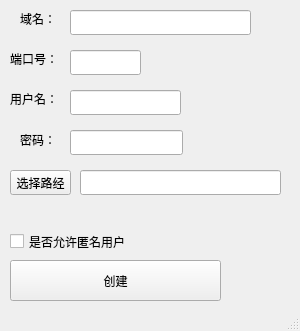
<?xml version="1.0" encoding="UTF-8"?>
<ui version="4.0">
 <class>MainWindow</class>
 <widget class="QMainWindow" name="MainWindow">
  <property name="geometry">
   <rect>
    <x>0</x>
    <y>0</y>
    <width>300</width>
    <height>331</height>
   </rect>
  </property>
  <property name="windowTitle">
   <string>MainWindow</string>
  </property>
  <widget class="QWidget" name="centralwidget">
   <widget class="QCheckBox" name="checkBox">
    <property name="geometry">
     <rect>
      <x>10</x>
      <y>230</y>
      <width>151</width>
      <height>23</height>
     </rect>
    </property>
    <property name="text">
     <string>是否允许匿名用户</string>
    </property>
   </widget>
   <widget class="QPushButton" name="pushButton">
    <property name="geometry">
     <rect>
      <x>10</x>
      <y>260</y>
      <width>211</width>
      <height>41</height>
     </rect>
    </property>
    <property name="text">
     <string>创建</string>
    </property>
   </widget>
   <widget class="QLabel" name="label">
    <property name="geometry">
     <rect>
      <x>10</x>
      <y>90</y>
      <width>67</width>
      <height>17</height>
     </rect>
    </property>
    <property name="text">
     <string>用户名：</string>
    </property>
   </widget>
   <widget class="QLabel" name="label_2">
    <property name="geometry">
     <rect>
      <x>20</x>
      <y>10</y>
      <width>67</width>
      <height>17</height>
     </rect>
    </property>
    <property name="text">
     <string>域名：</string>
    </property>
   </widget>
   <widget class="QLineEdit" name="lineEdit">
    <property name="geometry">
     <rect>
      <x>70</x>
      <y>10</y>
      <width>181</width>
      <height>25</height>
     </rect>
    </property>
   </widget>
   <widget class="QLabel" name="label_3">
    <property name="geometry">
     <rect>
      <x>10</x>
      <y>50</y>
      <width>67</width>
      <height>17</height>
     </rect>
    </property>
    <property name="text">
     <string>端口号：</string>
    </property>
   </widget>
   <widget class="QLineEdit" name="lineEdit_2">
    <property name="geometry">
     <rect>
      <x>70</x>
      <y>50</y>
      <width>71</width>
      <height>25</height>
     </rect>
    </property>
   </widget>
   <widget class="QLineEdit" name="lineEdit_3">
    <property name="geometry">
     <rect>
      <x>70</x>
      <y>90</y>
      <width>111</width>
      <height>25</height>
     </rect>
    </property>
   </widget>
   <widget class="QLineEdit" name="lineEdit_4">
    <property name="geometry">
     <rect>
      <x>70</x>
      <y>130</y>
      <width>113</width>
      <height>25</height>
     </rect>
    </property>
   </widget>
   <widget class="QLabel" name="label_4">
    <property name="geometry">
     <rect>
      <x>20</x>
      <y>130</y>
      <width>51</width>
      <height>20</height>
     </rect>
    </property>
    <property name="text">
     <string>密码：</string>
    </property>
   </widget>
   <widget class="QLineEdit" name="lineEdit_5">
    <property name="geometry">
     <rect>
      <x>80</x>
      <y>170</y>
      <width>201</width>
      <height>25</height>
     </rect>
    </property>
   </widget>
   <widget class="QPushButton" name="pushButton_2">
    <property name="geometry">
     <rect>
      <x>10</x>
      <y>170</y>
      <width>61</width>
      <height>25</height>
     </rect>
    </property>
    <property name="text">
     <string>选择路经</string>
    </property>
   </widget>
  </widget>
  <widget class="QStatusBar" name="statusbar"/>
 </widget>
 <resources/>
 <connections/>
</ui>
